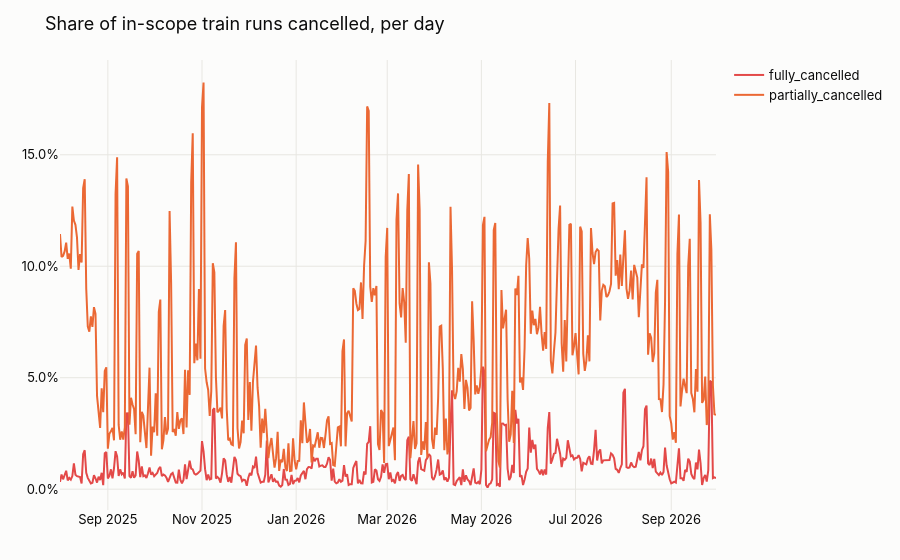

Notebook source saved alongside this figure:
### Markdown cell above
> **Finding 5.1.** Over 426 days, on average **1.0 %** of in-scope runs are fully cancelled (median 0.7 %, max 5.5 %), **6.1 %** are partially cancelled, i.e. at least one stop cancelled (median 5.1 %, max 18.2 %), and **2.9 %** are extra runs (max 12.4 %). Caveat: this section counts all stops, including foreign ones, so partial cancellations on the Swiss section alone will be a bit lower.

### Code cell
# 5.2 Chart: daily share of cancelled runs + the 10 days with most fully cancelled runs
long = cancel_daily.melt(id_vars="operating_day",
                         value_vars=["fully_cancelled", "partially_cancelled"],
                         var_name="type", value_name="share")
fig = px.line(long, x="operating_day", y="share", color="type",
              color_discrete_map={"fully_cancelled": SERIES[7], "partially_cancelled": SERIES[1]},
              title="Share of in-scope train runs cancelled, per day")
fig.update_layout(yaxis_tickformat=".1%", xaxis_title=None, yaxis_title=None, legend_title=None,
                  hovermode="x unified")
fig.show()
cancel_daily.nlargest(10, "fully_cancelled")

### Figure 1 — Plotly figure (JSON) as saved in the notebook; plotly's stock layout.template omitted (floating-point values rounded to 4 significant figures; data arrays with more than 128 entries replaced by an {"elided": "..."} marker saying what was removed)
{"data": [{"hovertemplate": "type=fully_cancelled<br>operating_day=%{x}<br>share=%{y}<extra></extra>", "legendgroup": "fully_cancelled", "line": {"color": "#e34948", "dash": "solid"}, "marker": {"symbol": "circle"}, "mode": "lines", "name": "fully_cancelled", "orientation": "v", "showlegend": true, "type": "scatter", "x": {"elided": "426 str values"}, "xaxis": "x", "y": {"elided": "426 float values"}, "yaxis": "y"}, {"hovertemplate": "type=partially_cancelled<br>operating_day=%{x}<br>share=%{y}<extra></extra>", "legendgroup": "partially_cancelled", "line": {"color": "#eb6834", "dash": "solid"}, "marker": {"symbol": "circle"}, "mode": "lines", "name": "partially_cancelled", "orientation": "v", "showlegend": true, "type": "scatter", "x": {"elided": "426 str values"}, "xaxis": "x", "y": {"elided": "426 float values"}, "yaxis": "y"}], "layout": {"hovermode": "x unified", "legend": {"title": {}, "tracegroupgap": 0}, "title": {"text": "Share of in-scope train runs cancelled, per day"}, "xaxis": {"anchor": "y", "domain": [0, 1], "title": {}}, "yaxis": {"anchor": "x", "domain": [0, 1], "tickformat": ".1%", "title": {}}}}
